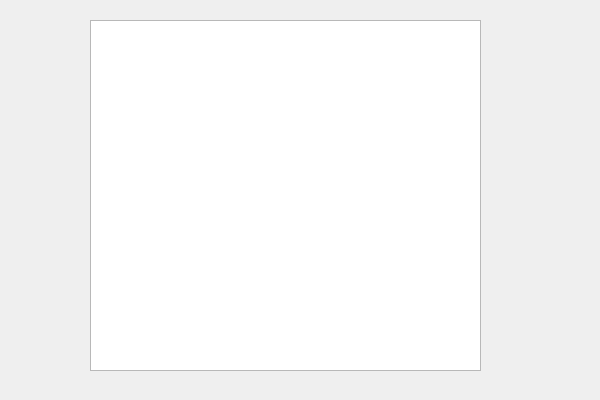
<?xml version="1.0" encoding="UTF-8"?>
<ui version="4.0">
 <class>PopularEventsWindowClass</class>
 <widget class="QWidget" name="PopularEventsWindowClass">
  <property name="geometry">
   <rect>
    <x>0</x>
    <y>0</y>
    <width>600</width>
    <height>400</height>
   </rect>
  </property>
  <property name="windowTitle">
   <string>PopularEventsWindow</string>
  </property>
  <widget class="QListWidget" name="listWidget">
   <property name="geometry">
    <rect>
     <x>90</x>
     <y>20</y>
     <width>391</width>
     <height>351</height>
    </rect>
   </property>
  </widget>
 </widget>
 <layoutdefault spacing="6" margin="11"/>
 <resources/>
 <connections/>
</ui>
